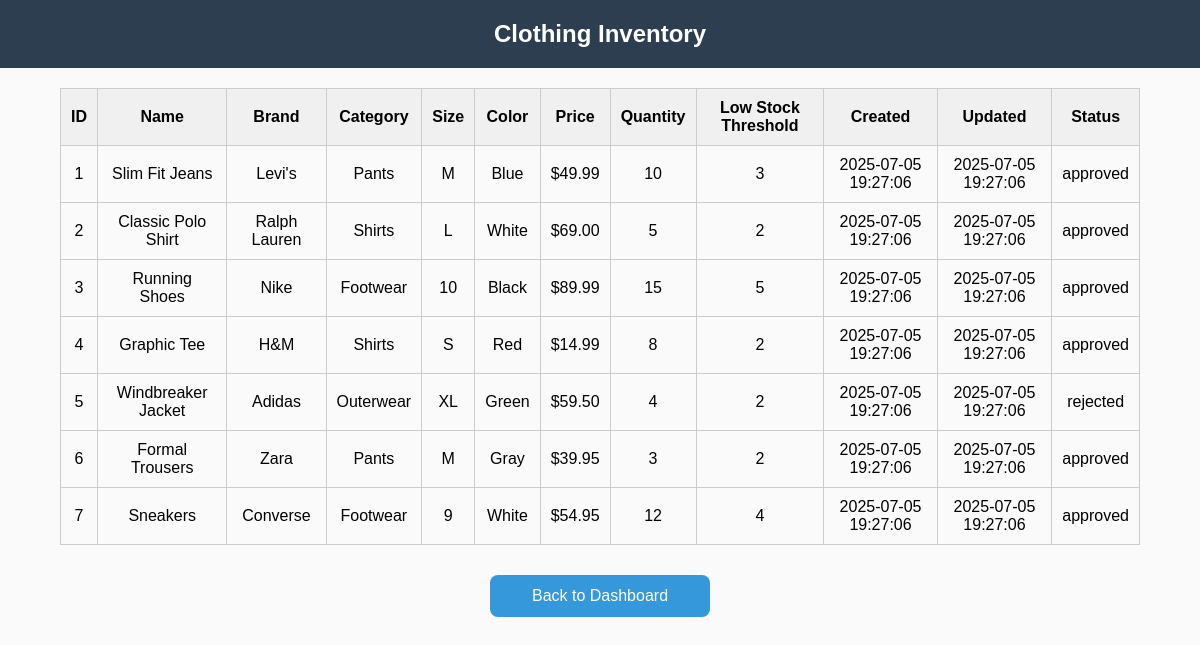
/view_inventory.php (signed in), run on an earlier commit of the app's database.
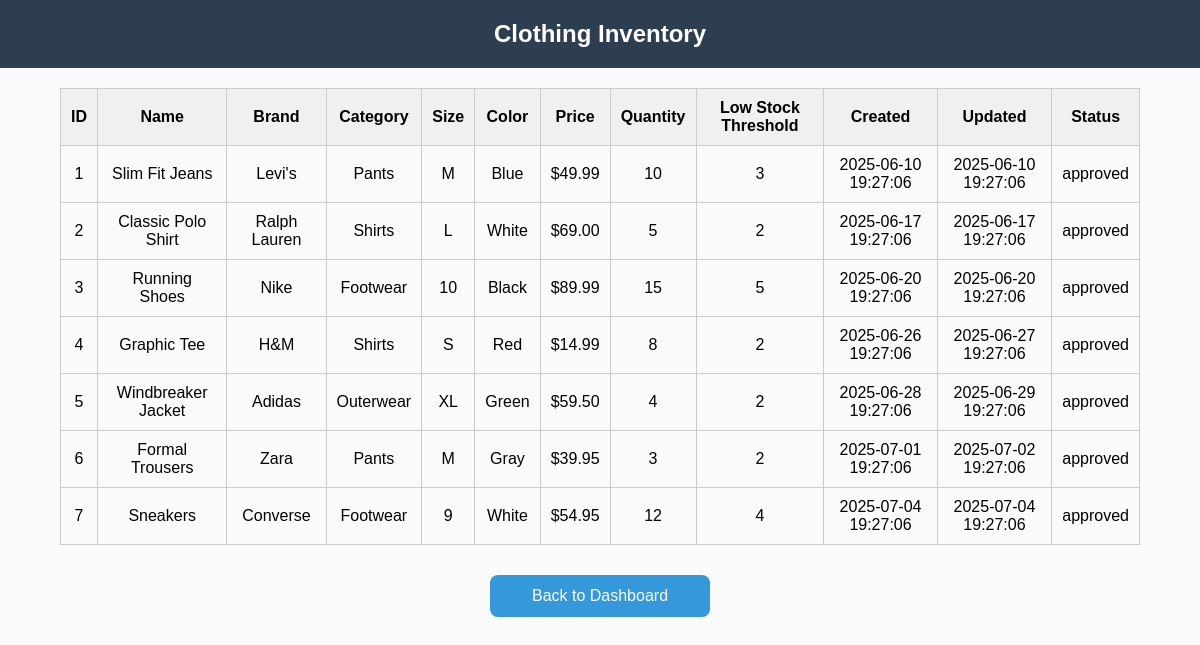
And on a later commit of the database.
### tables this page shows
CREATE TABLE IF NOT EXISTS product (
  idproduct INT NOT NULL AUTO_INCREMENT,
  name VARCHAR(45),
  brand VARCHAR(45),
  category VARCHAR(45),
  size VARCHAR(45),
  color VARCHAR(45),
  price VARCHAR(45),
  quantity INT,
  low_stock_threshold INT,
  created_at DATETIME,
  updated_at DATETIME,
  status ENUM('pending', 'approved', 'rejected') DEFAULT 'pending',
  added_by INT,
  PRIMARY KEY (idproduct),
  FOREIGN KEY (added_by) REFERENCES user(iduser) 
);

### view_inventory.php (the view, shortened to what this page needs)
<?php
require_once 'db_connect.php';
$is_admin = isset($_SESSION['role']) && $_SESSION['role'] === 'admin';
if ($is_admin) {
    $sql = "SELECT * FROM product ORDER BY idproduct ASC";
} else {
    $sql = "SELECT * FROM product WHERE status = 'approved' ORDER BY idproduct ASC";
}
$result = $conn->query($sql);
?>
<!DOCTYPE html>
<html>
<head>
    <link rel="stylesheet" href="styles.css">
</head>
<body>
    <h2>Clothing Inventory</h2>
    <table>
        <tr>
            <th>ID</th>
            <th>Name</th>
            <th>Brand</th>
            <th>Category</th>
            <th>Size</th>
            <th>Color</th>
            <th>Price</th>
            <th>Quantity</th>
            <th>Low Stock Threshold</th>
            <th>Created</th>
            <th>Updated</th>
            <?php if ($is_admin): ?>
                <th>Status</th>
            <?php endif; ?>
        </tr>
        <?php if ($result && $result->num_rows > 0): ?>
            <?php while ($row = $result->fetch_assoc()): ?>
                <tr class="<?= ($row['quantity'] <= $row['low_stock_threshold']) ? 'low-stock' : '' ?>">
                    <td><?= $row['idproduct'] ?></td>
                    <td><?= $row['name'] ?></td>
                    <td><?= $row['brand'] ?></td>
                    <td><?= $row['category'] ?></td>
                    <td><?= $row['size'] ?></td>
                    <td><?= $row['color'] ?></td>
                    <td><?= $row['price'] ?></td>
                    <td><?= $row['quantity'] ?></td>
                    <td><?= $row['low_stock_threshold'] ?></td>
                    <td><?= $row['created_at'] ?></td>
                    <td><?= $row['updated_at'] ?></td>
                    <?php if ($is_admin): ?>
                        <td><?= $row['status'] ?></td>
                    <?php endif; ?>
                </tr>
            <?php endwhile; ?>
        <?php else: ?>
            <tr>
                <td colspan="<?= $is_admin ? '12' : '11' ?>">No products found.</td>
            </tr>
        <?php endif; ?>
    </table>
    <div style="text-align: center; margin-top: 30px;">
        <button onclick="window.location.href='../dashboard.php'" class="logout-button">Back to Dashboard</button>
    </div>
</body>
</html>

### styles.css (style rules this page uses)
body { font-family: Arial, sans-serif; background-color: #f3f4f6; margin: 0; padding: 0; text-align: center; }
h2 { background-color: #2c3e50; color: white; padding: 20px 0; margin: 0; }
button { display: block; width: 220px; margin: 12px auto; padding: 12px; background-color: #3498db; color: white; border: none; font-size: 16px; border-radius: 8px; cursor: pointer; transition: background-color 0.3s ease; }
table { width: 100%; border-collapse: collapse; margin-bottom: 30px; }
th, td { padding: 12px 15px; text-align: left; border-bottom: 1px solid #ddd; }
th { background-color: #f8f9fa; font-weight: bold; }
body { font-family: Arial, sans-serif; }
h2 { text-align: center; }
table { margin: 20px auto; border-collapse: collapse; width: 90%; }
th, td { padding: 10px; border: 1px solid #ccc; text-align: center; }
body { font-family: Arial, sans-serif; background-color: #fafafa; }
table { width: 90%; margin: 20px auto; border-collapse: collapse; }
th { background-color: #f0f0f0; }

What changed in the data, as far as the page shows it:
changed product "Slim Fit Jeans": created_at "2025-07-05 19:27:06" → "2025-06-10 19:27:06"; updated_at "2025-07-05 19:27:06" → "2025-06-10 19:27:06"
changed product "Classic Polo Shirt": created_at "2025-07-05 19:27:06" → "2025-06-17 19:27:06"; updated_at "2025-07-05 19:27:06" → "2025-06-17 19:27:06"
changed product "Running Shoes": created_at "2025-07-05 19:27:06" → "2025-06-20 19:27:06"; updated_at "2025-07-05 19:27:06" → "2025-06-20 19:27:06"
changed product "Graphic Tee": created_at "2025-07-05 19:27:06" → "2025-06-26 19:27:06"; updated_at "2025-07-05 19:27:06" → "2025-06-27 19:27:06"
changed product "Windbreaker Jacket": created_at "2025-07-05 19:27:06" → "2025-06-28 19:27:06"; updated_at "2025-07-05 19:27:06" → "2025-06-29 19:27:06"; status "rejected" → "approved"
changed product "Formal Trousers": created_at "2025-07-05 19:27:06" → "2025-07-01 19:27:06"; updated_at "2025-07-05 19:27:06" → "2025-07-02 19:27:06"
changed product "Sneakers": created_at "2025-07-05 19:27:06" → "2025-07-04 19:27:06"; updated_at "2025-07-05 19:27:06" → "2025-07-04 19:27:06"
